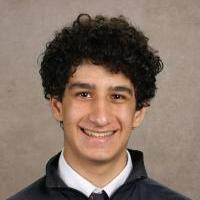
#> input picture cv2/ch9/aiden.jpg, 200 x 200 px, given in place of krunker_test.mov, which was not available
$ python read_write_video_test.py   (older library calls are emulated)
#> lines starting #> are read from the running program, lines starting #| are printed output that depends on the picture; after the words box and inside, x2 and y2 are one past the last pixel; in counts of white or black regions, pixels touching at a corner belong together; pictures that were not available may be replaced by others from this repository, and a replacement may not be noted
import numpy as np
import cv2 as cv
import mahotas

cap = cv.VideoCapture('krunker_test.mov')
while cap.isOpened():
    ret, frame = cap.read()
#> frame is the input picture: shape (200, 200, 3); mean B, G, R 101.2, 113.3, 132.4
    if not ret:
        print("Can't receive frame (stream end?). Exiting ...")
        break
    else:

        frame = cv.cvtColor(frame, cv.COLOR_BGR2GRAY)
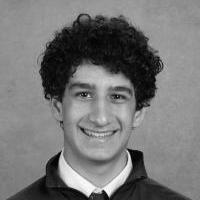
#> frame: shape (200, 200); min 0, max 254, mean 117.6
        frame = cv.GaussianBlur(frame, (5, 5), 0)
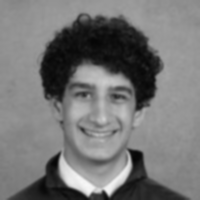
#> frame: shape (200, 200); min 5, max 247, mean 117.6

        canny = cv.Canny(frame, 30, 150)
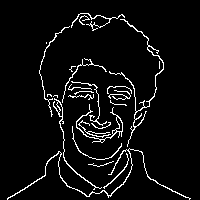
#> canny: shape (200, 200); 5.5% white in thin lines or dots, all inside (x1, y1, x2, y2) = (7, 13, 191, 200)
        cv.imshow('frame', canny)

    if cv.waitKey(1) == ord('q'):
#> (key q is pressed here)
        break
# Release everything if job is finished
cap.release()
cv.destroyAllWindows()

$ run again, on cv2/ch9/victor.jpg
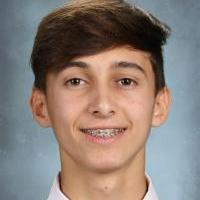
#> input picture cv2/ch9/victor.jpg, 200 x 200 px, given in place of krunker_test.mov, which was not available
#> frame is the input picture: shape (200, 200, 3); mean B, G, R 118.5, 125.7, 138.7
#> `frame = cv.cvtColor(frame, cv.COLOR_BGR2GRAY)`:
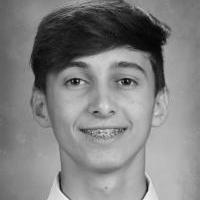
#> frame: shape (200, 200); min 2, max 251, mean 128.8
#> `canny = cv.Canny(frame, 30, 150)`:
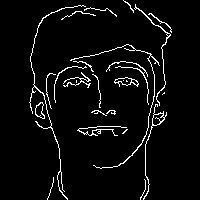
#> canny: shape (200, 200); 4.7% white in thin lines or dots, all inside (x1, y1, x2, y2) = (29, 0, 172, 200)
